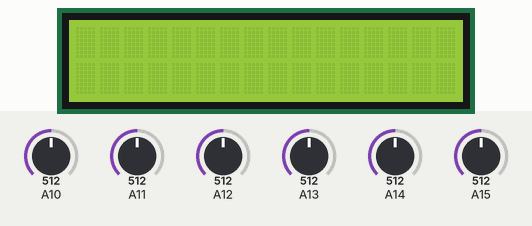
Recording of a program running on a simulated Arduino Mega 2560, built with avr-gcc and run on an emulated ATmega2560. On the bench: 16×2 character LCD. The test bench sets the inputs (shaded band); at power-on: A11 = 512, A12 = 512, A13 = 512, A14 = 512, A15 = 512, A10 = 512. What the program prints to the serial monitor is not drawn.

Above: at 1.2 s.
1.3 s: A11 set to 190
At 2.0 s:
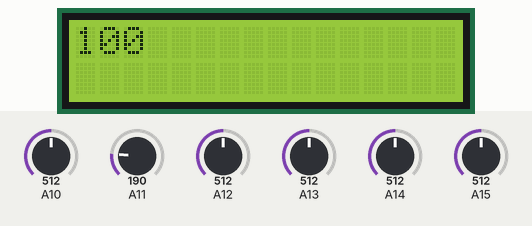
2.8 s: A12 set to 190
At 4.0 s:
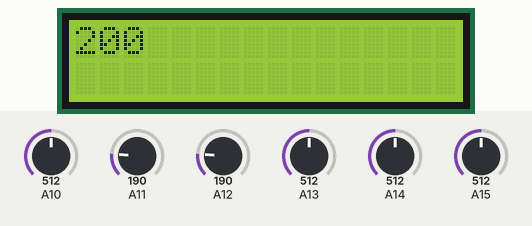
4.3 s: A13 set to 190
At 5.5 s:
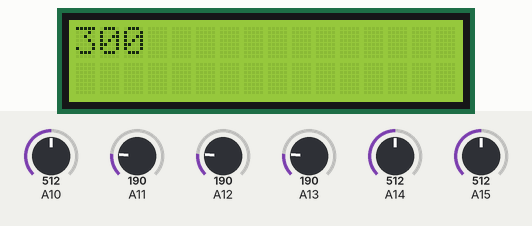
5.8 s: A14 set to 190
At 6.5 s:
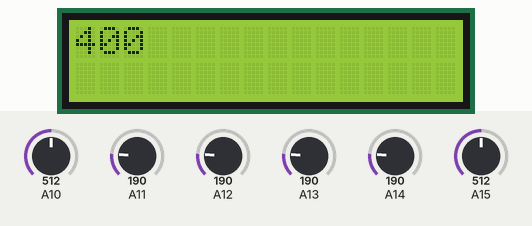
7.3 s: A15 set to 190
At 7.8 s:
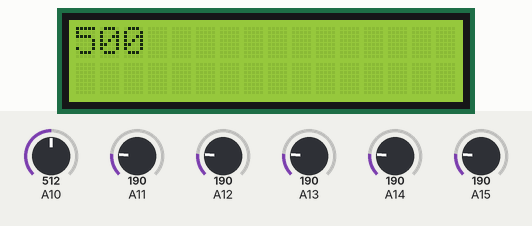
Timing chart, 0 to 9.8 s (numbered marks = the images above; inputs shaded):
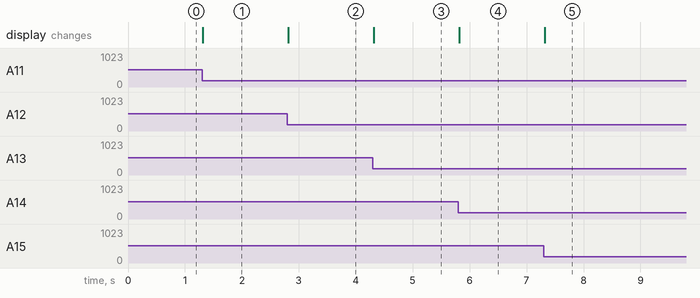

Measured:
- after the input at 1.3 s, the display: changes at once (image 1)
- after the input at 2.8 s, the display: changes at once (image 2)
- after the input at 4.3 s, the display: changes at once (image 3)
- after the input at 5.8 s, the display: changes at once (image 4)
- after the input at 7.3 s, the display: changes at once (image 5)

The program:

main.cpp
```cpp
#include <Arduino.h>

#include <Wire.h>
#include <LiquidCrystal_I2C.h>
LiquidCrystal_I2C lcd(0x27, 16, 2);


bool ballWasOnA11 = false;
bool ballWasOnA12 = false;
bool ballWasOnA13 = false;
bool ballWasOnA14 = false;
bool ballWasOnA15 = false;


int counter = 0;
int oldCounter = counter;


void setup() {
  Serial.begin(9600);
  pinMode(A10, INPUT);
  pinMode(A11, INPUT);
  pinMode(A12, INPUT);
  pinMode(A13, INPUT);
  pinMode(A14, INPUT);
  pinMode(A15, INPUT);

  lcd.init();
  lcd.backlight();
  lcd.setCursor(0, 0);
}

void loop() {
  if (oldCounter != counter) {
    oldCounter = counter;
    lcd.clear();
    lcd.print(counter);
  }


  int valueA10 = analogRead(A10);
  int valueA11 = analogRead(A11);
  int valueA12 = analogRead(A12);
  int valueA13 = analogRead(A13);
  int valueA14 = analogRead(A14);
  int valueA15 = analogRead(A15);


  if (valueA11 <= 200) {
    if (!ballWasOnA11) {
      ballWasOnA11 = true;
      counter += 100;
    }
  } else {
    ballWasOnA11 = false;

  }

  if (valueA12 <= 200) {
    if (!ballWasOnA12) {
      ballWasOnA12 = true;
      counter += 100;
    }
  } else {
    ballWasOnA12 = false;

  }
  if (valueA13 <= 200) {
    if (!ballWasOnA13) {
      ballWasOnA13 = true;
      counter += 100;
    }
  } else {
    ballWasOnA13 = false;

  }
  if (valueA14 <= 200) {
    if (!ballWasOnA14) {
      ballWasOnA14 = true;
      counter += 100;
    }
  } else {
    ballWasOnA14 = false;

  }
  if (valueA15 <= 200) {
    if (!ballWasOnA15) {
      ballWasOnA15 = true;
      counter += 100;
    }
  } else {
    ballWasOnA15 = false;

  }

  Serial.println(valueA11);


}
```
